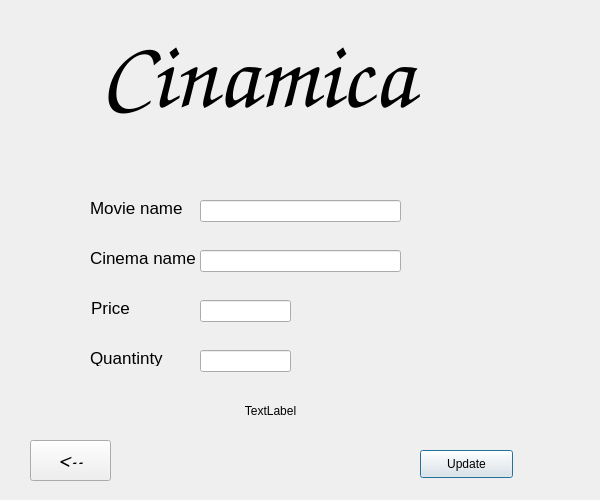
<?xml version="1.0" encoding="UTF-8"?>
<ui version="4.0">
 <class>Update_Data</class>
 <widget class="QDialog" name="Update_Data">
  <property name="geometry">
   <rect>
    <x>0</x>
    <y>0</y>
    <width>600</width>
    <height>500</height>
   </rect>
  </property>
  <property name="windowTitle">
   <string>Dialog</string>
  </property>
  <widget class="QLineEdit" name="lineEdit">
   <property name="geometry">
    <rect>
     <x>200</x>
     <y>200</y>
     <width>201</width>
     <height>22</height>
    </rect>
   </property>
  </widget>
  <widget class="QLineEdit" name="lineEdit_2">
   <property name="geometry">
    <rect>
     <x>200</x>
     <y>250</y>
     <width>201</width>
     <height>22</height>
    </rect>
   </property>
  </widget>
  <widget class="QLineEdit" name="lineEdit_3">
   <property name="geometry">
    <rect>
     <x>200</x>
     <y>300</y>
     <width>91</width>
     <height>22</height>
    </rect>
   </property>
  </widget>
  <widget class="QLineEdit" name="lineEdit_4">
   <property name="geometry">
    <rect>
     <x>200</x>
     <y>350</y>
     <width>91</width>
     <height>22</height>
    </rect>
   </property>
  </widget>
  <widget class="QLabel" name="label">
   <property name="geometry">
    <rect>
     <x>90</x>
     <y>200</y>
     <width>101</width>
     <height>16</height>
    </rect>
   </property>
   <property name="font">
    <font>
     <pointsize>13</pointsize>
    </font>
   </property>
   <property name="text">
    <string>Movie name</string>
   </property>
  </widget>
  <widget class="QLabel" name="label_2">
   <property name="geometry">
    <rect>
     <x>90</x>
     <y>250</y>
     <width>111</width>
     <height>16</height>
    </rect>
   </property>
   <property name="font">
    <font>
     <pointsize>13</pointsize>
    </font>
   </property>
   <property name="text">
    <string>Cinema name</string>
   </property>
  </widget>
  <widget class="QLabel" name="label_3">
   <property name="geometry">
    <rect>
     <x>60</x>
     <y>300</y>
     <width>101</width>
     <height>16</height>
    </rect>
   </property>
   <property name="font">
    <font>
     <pointsize>13</pointsize>
    </font>
   </property>
   <property name="text">
    <string>Price</string>
   </property>
   <property name="alignment">
    <set>Qt::AlignCenter</set>
   </property>
  </widget>
  <widget class="QLabel" name="label_4">
   <property name="geometry">
    <rect>
     <x>90</x>
     <y>350</y>
     <width>81</width>
     <height>16</height>
    </rect>
   </property>
   <property name="font">
    <font>
     <pointsize>13</pointsize>
    </font>
   </property>
   <property name="text">
    <string>Quantinty</string>
   </property>
  </widget>
  <widget class="QPushButton" name="pushButton">
   <property name="geometry">
    <rect>
     <x>420</x>
     <y>450</y>
     <width>93</width>
     <height>28</height>
    </rect>
   </property>
   <property name="text">
    <string>Update</string>
   </property>
  </widget>
  <widget class="QLabel" name="label_5">
   <property name="geometry">
    <rect>
     <x>110</x>
     <y>395</y>
     <width>321</width>
     <height>31</height>
    </rect>
   </property>
   <property name="text">
    <string>TextLabel</string>
   </property>
   <property name="alignment">
    <set>Qt::AlignCenter</set>
   </property>
  </widget>
  <widget class="QLabel" name="label_6">
   <property name="geometry">
    <rect>
     <x>100</x>
     <y>20</y>
     <width>421</width>
     <height>111</height>
    </rect>
   </property>
   <property name="font">
    <font>
     <family>Comic Sans MS</family>
     <pointsize>72</pointsize>
     <weight>75</weight>
     <italic>true</italic>
     <bold>true</bold>
    </font>
   </property>
   <property name="text">
    <string>Cinamica</string>
   </property>
  </widget>
  <widget class="QPushButton" name="pushButton_3">
   <property name="geometry">
    <rect>
     <x>30</x>
     <y>440</y>
     <width>81</width>
     <height>41</height>
    </rect>
   </property>
   <property name="font">
    <font>
     <family>Comic Sans MS</family>
     <pointsize>17</pointsize>
     <weight>50</weight>
     <italic>false</italic>
     <bold>false</bold>
    </font>
   </property>
   <property name="text">
    <string>&lt;--</string>
   </property>
  </widget>
 </widget>
 <resources/>
 <connections/>
</ui>
